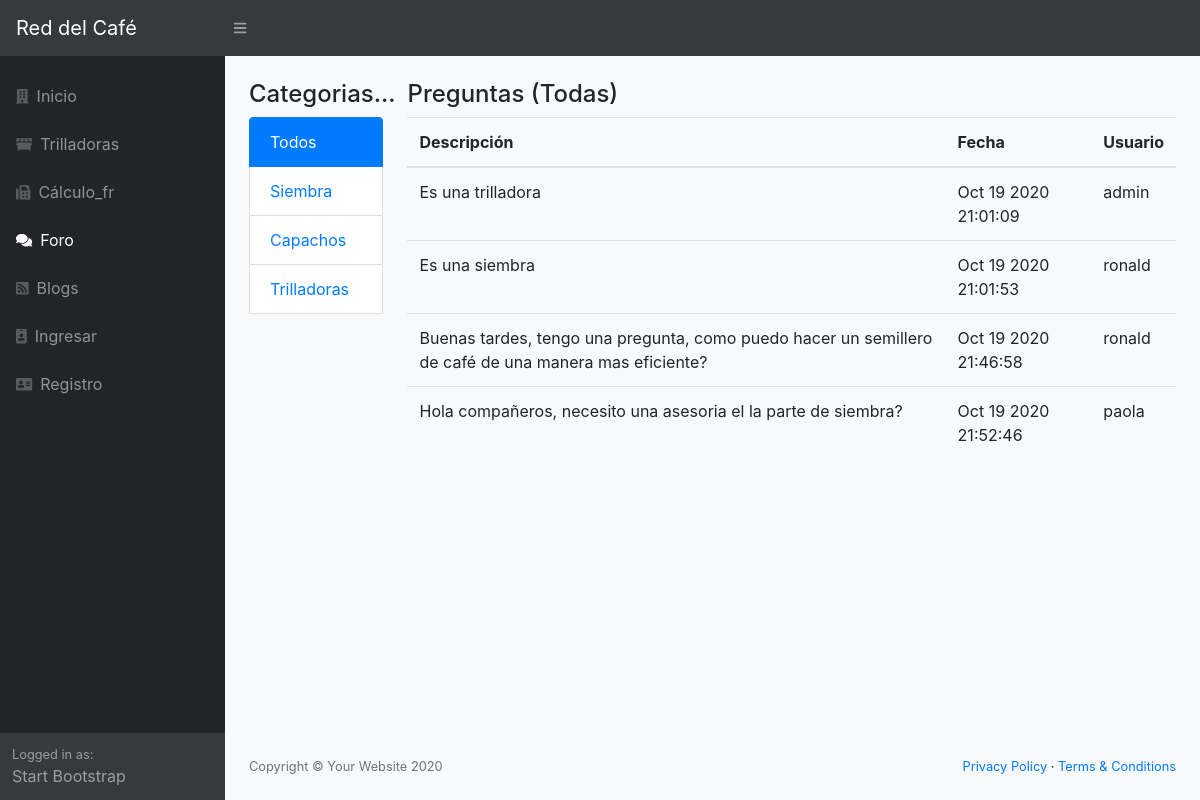
The app's page /foros, older data.
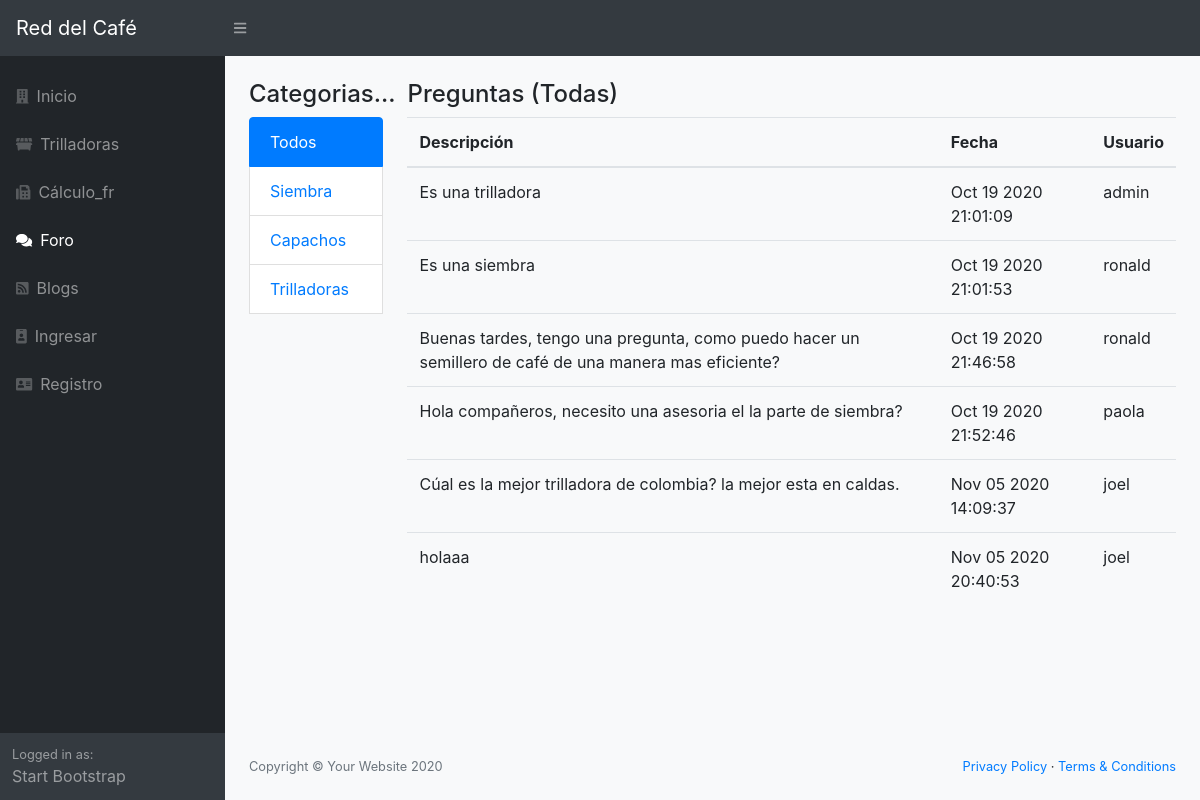
The same page, newer data.
### red/models.py (models this page shows, shortened)
class Titulos(db.Model):
    __tablename__ = 'titulos'
    id = Column(Integer, primary_key=True)
    nombre = Column(String(100))
    foros = relationship("Foros", cascade="all, delete-orphan",
                             backref="Titulos", lazy='dynamic')

class Foros(db.Model):
    __tablename__ = 'foros'
    id = Column(Integer, primary_key=True)
    descripcion = Column(String(255))
    created_at = db.Column(db.DateTime)
    UsuarioId = Column(Integer, ForeignKey('usuarios.id'), nullable=False)
    TituloId = Column(Integer, ForeignKey('titulos.id'), nullable=False)
    titulo = relationship("Titulos", backref="Foros")
    usuario = relationship("Usuarios", backref="Foros")
    def __repr__(self):
        return (u'<{self.__class__.__name__}: {self.id}>'.format(self=self))

class Usuarios(db.Model):
    __tablename__ = 'usuarios'
    id = Column(Integer, primary_key=True)
    username = Column(String(100), nullable=False)
    password_hash = Column(String(128), nullable=False)
    nombre = Column(String(200), nullable=False)
    email = Column(String(200), nullable=False)
    admin = Column(Boolean, default=False)
    @property
    def password(self):
        raise AttributeError('password is not a readable attribute')

### red/app.py (the view)
@app.route('/foros')
@app.route('/foros/<id>')
def foros(id='0'):
    from red.models import Foros, Titulos
    titulo = Titulos.query.get(id)
    if id == '0':
        foros = Foros.query.all()
    else:
        foros = Foros.query.filter_by(TituloId=id)
    titulos = Titulos.query.all()
    print(foros)
    return render_template("foros.html", foros=foros, titulos=titulos, titulo=titulo)

### red/templates/foros.html (shortened to what this page needs)
{% extends "base.html" %} {% block title %}Todo del Café{% endblock %} {% block body %}
<div class="container">
    <div class="row">
        <div class="col-md-2">
            <h4>Categorias...</h4>
            <div class="list-group">
                {% for tit in titulos %} {% if titulo.nombre==tit.nombre%}
                <a class="list-group-item active" href="{{url_for("foros",id=tit.id)}}">{{tit.nombre}}</a> {% else %}
                <a class="list-group-item" href="{{url_for("foros",id=tit.id)}}">{{tit.nombre}}</a> {% endif%} {% endfor %}
                <br/>
            </div>
            <br/>
        </div>
        <div class="col-md-10">
            <h4>Preguntas (Todas)</h4>
            <div class="panel panel-default">
                <table class="table">
                    <thead>
                        <th>Descripción</th>
                        <th>Fecha</th>
                        <th>Usuario</th>
                    </thead>
                    <tbody>
                        {% for frs in foros %}
                        <tr>
                            <td>{{frs.descripcion}}</td>
                            <td>{{frs.created_at.strftime("%b %d %Y %H:%M:%S")}}</td>
                            <td>{{frs.usuario.username}}</td>
                        </tr>
                        {% endfor %}
                    </tbody>
                </table>
            </div>
        </div>
    </div>
    {% endblock %}

### red/templates/base.html (shortened to what this page needs)
<!DOCTYPE html>
<html lang="en">
<head>
    <link rel="stylesheet" href="{{ url_for('static', filename='css/styles.css') }}">
    <link href="https://cdn.datatables.net/1.10.20/css/dataTables.bootstrap4.min.css" rel="stylesheet" />
</head>
<body class="sb-nav-fixed bg-light">
    <nav class="sb-topnav navbar navbar-expand navbar-dark bg-dark">
        <a class="navbar-brand" href="/">Red del Café</a>
        <button class="btn btn-link btn-sm order-1 order-lg-0" id="sidebarToggle" href="#"><i
              class="fas fa-bars"></i></button>
    </nav>
    <div id="layoutSidenav">
        <div id="layoutSidenav_nav">
            <nav class="sb-sidenav accordion sb-sidenav-dark" id="sidenavAccordion">
                <div class="sb-sidenav-menu">
                    <div class="nav">
                        <a class="nav-link mt-3" href="/">
                            <div class="sb-nav-link-icon"><i class="fas fa-building"></i></div>
                            Inicio
                        </a>
                        <a class="nav-link" href="/trilladoras">
                            <div class="sb-nav-link-icon"><i class="fas fa-dumpster"></i></div>
                            Trilladoras
                        </a>
                        <a class="nav-link" href="/calculo">
                            <div class="sb-nav-link-icon"><i class="fas fa-fax"></i></div>
                            Cálculo_fr
                        </a>
                        <a class="nav-link" href="/foros">
                            <div class="sb-nav-link-icon"><i class="fas fa-comments"></i></div>
                            Foro
                        </a>
                        <a class="nav-link" href="/blogs">
                            <div class="sb-nav-link-icon"><i class="fas fa-rss-square"></i></div>
                            Blogs
                        </a>
                        {% if current_user.is_authenticated %}
                        <a class="nav-link " href="/perfil/{{ current_user.username}}">
                            <div class="sb-nav-link-icon"><i class="fas fa-id-badge"></i></div>
                            Perfil</a>
                        <a class="nav-link" href="/logout">
                            <div class="sb-nav-link-icon"><i class="fas fa-address-card"></i></div>
                            {{ current_user.username}} (Salir)</a>
                        {% else %}
                        <a class="nav-link" href="/login">
                            <div class="sb-nav-link-icon"><i class="fas fa-id-badge"></i></div>
                            Ingresar</a>
                        <a class="nav-link" href="/registro">
                            <div class="sb-nav-link-icon"><i class="fas fa-address-card"></i></div>
                            Registro</a>
                        {% endif %}
                    </div>
                </div>
                <div class="sb-sidenav-footer">
                    <div class="small">Logged in as:</div>
                    Start Bootstrap
                </div>
            </nav>
        </div>
        <div id="layoutSidenav_content">
            <main class="pt-4">
                {% block body%} {% endblock %}
            </main>
            <footer class="py-4 bg-light mt-auto">
                <div class="container-fluid">
                    <div class="d-flex align-items-center justify-content-between small">
                        <div class="text-muted">Copyright &copy; Your Website 2020</div>
                        <div>
                            <a href="#">Privacy Policy</a> &middot;
                            <a href="#">Terms &amp; Conditions</a>
                        </div>
                    </div>
                </div>
            </footer>
        </div>
    </div>
</body>
</html>

Row changes from the older to the newer data that the page shows:
added Foros: descripcion "Cúal es la mejor trilladora de colombia? la mejor esta en caldas.", created_at "Nov 05 2020 14:09:37", usuario.username "joel"
added Foros: descripcion "holaaa", created_at "Nov 05 2020 20:40:53", usuario.username "joel"
